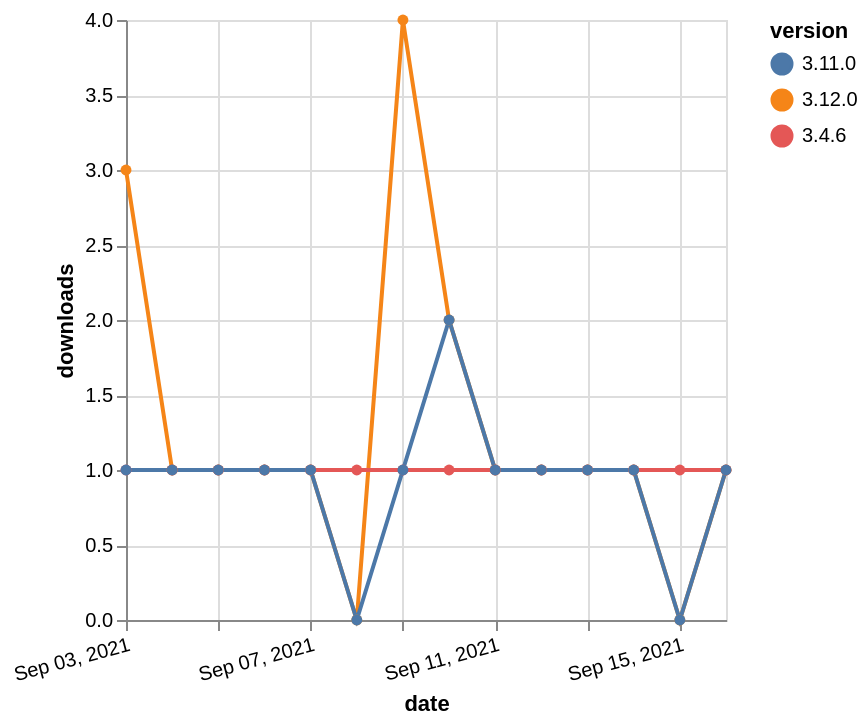

Write the Vega-Lite specification saved for this chart.
### Vega-Lite specification from a JSON file in a GitHub repository (floating-point values rounded to 4 significant figures)
{"$schema": "https://vega.github.io/schema/vega-lite/v5.json", "description": "A simple bar chart with embedded data.", "data": {"values": [{"date": "2021-09-03", "total": 183, "delta": 3, "version": "3.12.0"}, {"date": "2021-09-04", "total": 184, "delta": 1, "version": "3.12.0"}, {"date": "2021-09-05", "total": 185, "delta": 1, "version": "3.12.0"}, {"date": "2021-09-06", "total": 186, "delta": 1, "version": "3.12.0"}, {"date": "2021-09-07", "total": 187, "delta": 1, "version": "3.12.0"}, {"date": "2021-09-08", "total": 187, "delta": 0, "version": "3.12.0"}, {"date": "2021-09-09", "total": 191, "delta": 4, "version": "3.12.0"}, {"date": "2021-09-10", "total": 193, "delta": 2, "version": "3.12.0"}, {"date": "2021-09-11", "total": 194, "delta": 1, "version": "3.12.0"}, {"date": "2021-09-12", "total": 195, "delta": 1, "version": "3.12.0"}, {"date": "2021-09-13", "total": 196, "delta": 1, "version": "3.12.0"}, {"date": "2021-09-14", "total": 197, "delta": 1, "version": "3.12.0"}, {"date": "2021-09-15", "total": 197, "delta": 0, "version": "3.12.0"}, {"date": "2021-09-16", "total": 198, "delta": 1, "version": "3.12.0"}, {"date": "2021-09-03", "total": 254, "delta": 1, "version": "3.4.6"}, {"date": "2021-09-04", "total": 255, "delta": 1, "version": "3.4.6"}, {"date": "2021-09-05", "total": 256, "delta": 1, "version": "3.4.6"}, {"date": "2021-09-06", "total": 257, "delta": 1, "version": "3.4.6"}, {"date": "2021-09-07", "total": 258, "delta": 1, "version": "3.4.6"}, {"date": "2021-09-08", "total": 259, "delta": 1, "version": "3.4.6"}, {"date": "2021-09-09", "total": 260, "delta": 1, "version": "3.4.6"}, {"date": "2021-09-10", "total": 261, "delta": 1, "version": "3.4.6"}, {"date": "2021-09-11", "total": 262, "delta": 1, "version": "3.4.6"}, {"date": "2021-09-12", "total": 263, "delta": 1, "version": "3.4.6"}, {"date": "2021-09-13", "total": 264, "delta": 1, "version": "3.4.6"}, {"date": "2021-09-14", "total": 265, "delta": 1, "version": "3.4.6"}, {"date": "2021-09-15", "total": 266, "delta": 1, "version": "3.4.6"}, {"date": "2021-09-16", "total": 267, "delta": 1, "version": "3.4.6"}, {"date": "2021-09-03", "total": 151, "delta": 1, "version": "3.11.0"}, {"date": "2021-09-04", "total": 152, "delta": 1, "version": "3.11.0"}, {"date": "2021-09-05", "total": 153, "delta": 1, "version": "3.11.0"}, {"date": "2021-09-06", "total": 154, "delta": 1, "version": "3.11.0"}, {"date": "2021-09-07", "total": 155, "delta": 1, "version": "3.11.0"}, {"date": "2021-09-08", "total": 155, "delta": 0, "version": "3.11.0"}, {"date": "2021-09-09", "total": 156, "delta": 1, "version": "3.11.0"}, {"date": "2021-09-10", "total": 158, "delta": 2, "version": "3.11.0"}, {"date": "2021-09-11", "total": 159, "delta": 1, "version": "3.11.0"}, {"date": "2021-09-12", "total": 160, "delta": 1, "version": "3.11.0"}, {"date": "2021-09-13", "total": 161, "delta": 1, "version": "3.11.0"}, {"date": "2021-09-14", "total": 162, "delta": 1, "version": "3.11.0"}, {"date": "2021-09-15", "total": 162, "delta": 0, "version": "3.11.0"}, {"date": "2021-09-16", "total": 163, "delta": 1, "version": "3.11.0"}]}, "width": "container", "mark": {"type": "line", "point": {"filled": true}}, "encoding": {"x": {"field": "date", "type": "temporal", "timeUnit": "yearmonthdate", "title": "date", "axis": {"labelAngle": -15}}, "y": {"field": "delta", "type": "quantitative", "title": "downloads"}, "color": {"field": "version", "type": "nominal"}, "tooltip": {"field": "delta"}}}
